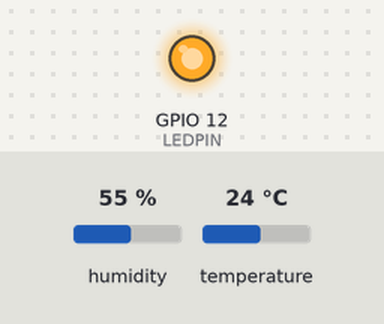
Simulated run of this sketch. Board: ESP32. Parts: output pins drawn as LEDs (lit = HIGH). The test bench sets the inputs (shaded band); at power-on: humidity 55 %, temperature 24 °C. Nothing arrives over Bluetooth unless stated; a phone connects over Bluetooth LE 3 s after start.

Above: at 0.2 s.
Timing chart, 0 to 1.7 s (numbered marks = the images above):
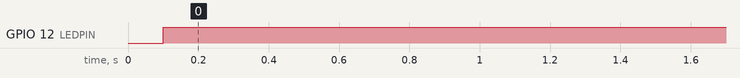

Measured:
- by itself, GPIO 12 (LEDPIN): LOW → HIGH at 0.10 s

The sketch:

capteur_ble.ino
```cpp
#include <Wire.h>
#include <BLEDevice.h>
#include <BLEUtils.h>
#include <BLEServer.h>
#include <DHT.h>

#define SERVICE_UUID "65052f48-6410-40d9-901f-2a2077f4aada"
#define CHARACTERISTIC_TEMP_UUID "bd0c8283-1ef4-40d5-a9cf-418913f3bc37"
#define CHARACTERISTIC_LED_UUID "bd0c8283-1ef4-40d5-a9cf-418913f3bc38"

#define DHTPIN 27
#define DHTTYPE DHT11
#define LEDPIN 12

DHT dht(DHTPIN, DHTTYPE);

int ledState = 1;
float tempValue = 1;

BLECharacteristic *tempCharacteristic;
BLECharacteristic *ledCharacteristic;

class UpdateLedValueCallbacks: public BLECharacteristicCallbacks {
    void onWrite(BLECharacteristic *ledCharacteristic) {
        std::string rxValue = ledCharacteristic->getValue();

        if (rxValue.length() != 1) {
            return;
        }

        ledState = (int) rxValue[0] ?: 0;
    }
};

void setup() {
  BLEDevice::init("Capteur FSI");
  BLEServer *pServer = BLEDevice::createServer();
  BLEService *pService = pServer->createService(SERVICE_UUID);

  tempCharacteristic = pService->createCharacteristic(CHARACTERISTIC_TEMP_UUID, BLECharacteristic::PROPERTY_READ);
  tempCharacteristic->setValue(tempValue);
  ledCharacteristic = pService->createCharacteristic(CHARACTERISTIC_LED_UUID, BLECharacteristic::PROPERTY_READ | BLECharacteristic::PROPERTY_WRITE);
  ledCharacteristic->setValue(ledState);
  ledCharacteristic->setCallbacks(new UpdateLedValueCallbacks());

  pService->start();

  BLEAdvertising *pAdvertising = BLEDevice::getAdvertising();
  pAdvertising->addServiceUUID(SERVICE_UUID);
  pAdvertising->setScanResponse(true);
  pAdvertising->setMinPreferred(0x06);
  pAdvertising->setMinPreferred(0x12);
  BLEDevice::startAdvertising();

  pinMode(LEDPIN, OUTPUT);

  dht.begin();
}

void loop() {
  delay(100);

  digitalWrite(LEDPIN, ledState == 1 ? HIGH : LOW);

  float h = dht.readHumidity();
  float f = dht.readTemperature(true);

  if (isnan(h) || isnan(f)) {
    return;
  }

  float hi = dht.computeHeatIndex(f, h);
  tempValue = dht.convertFtoC(hi);

  char txString[8];
  dtostrf(tempValue, 2, 2, txString);
  tempCharacteristic->setValue(txString);
}
```
